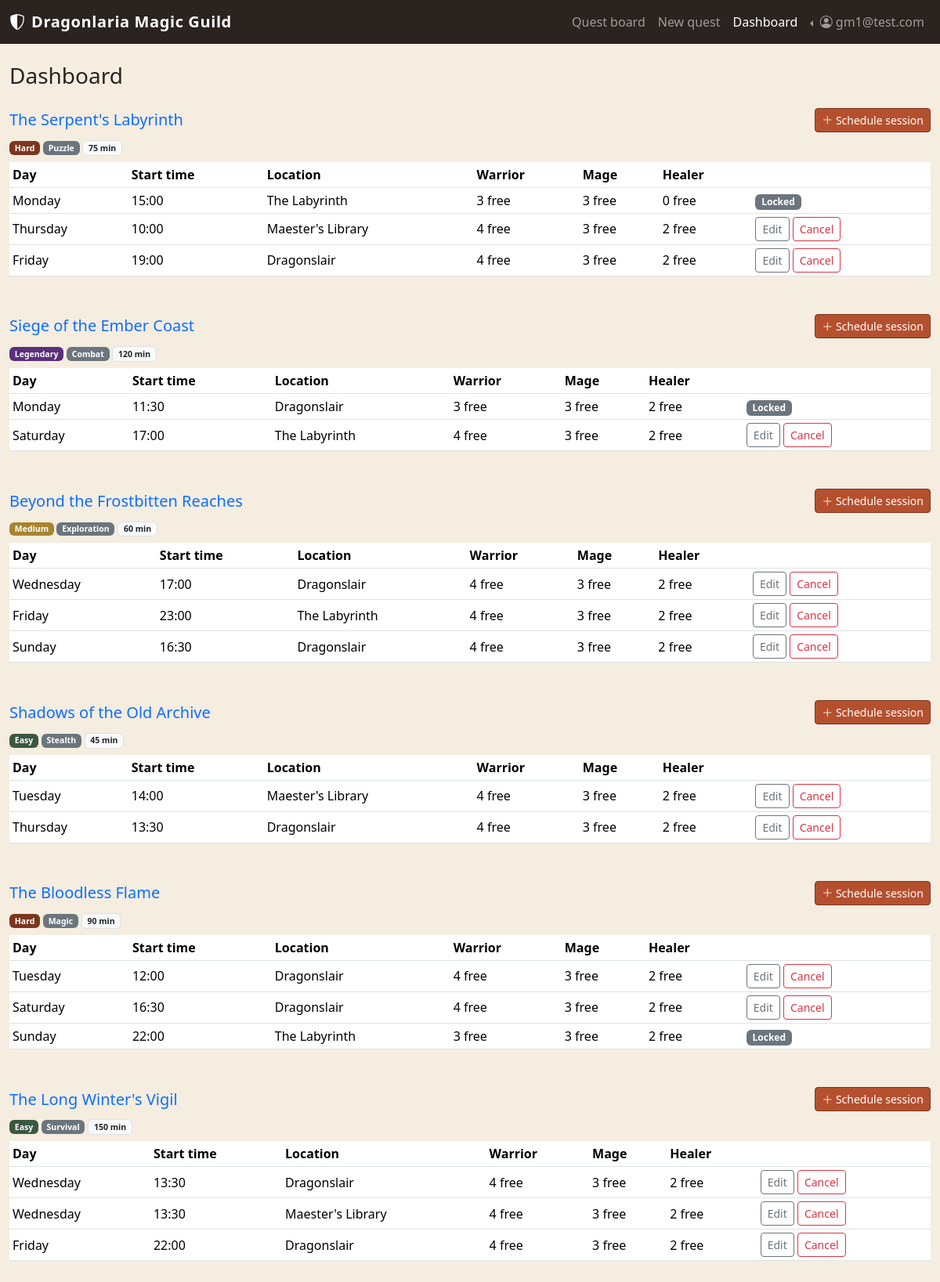
Screenshot of /gm/profile (signed in) with the database file from the repository.
### tables this page shows
CREATE TABLE "USERS" (
	"user_id"	INTEGER NOT NULL UNIQUE,
	"email"	TEXT NOT NULL UNIQUE,
	"password_hash"	TEXT NOT NULL UNIQUE,
	"role"	TEXT NOT NULL,
	PRIMARY KEY("user_id" AUTOINCREMENT)
);

CREATE TABLE "QUESTS" (
	"quest_id"	INTEGER NOT NULL UNIQUE,
	"created_by"	INTEGER NOT NULL,
	"title"	TEXT NOT NULL,
	"dur_mins"	INTEGER NOT NULL,
	"quest_type"	TEXT NOT NULL,
	"difficulty"	TEXT NOT NULL,
	"desc"	TEXT NOT NULL,
	"image_path"	TEXT NOT NULL,
	PRIMARY KEY("quest_id" AUTOINCREMENT),
	FOREIGN KEY("created_by") REFERENCES "USERS"("user_id")
);

CREATE TABLE "QUEST_SESSIONS" (
	"session_id"	INTEGER NOT NULL UNIQUE,
	"quest_id"	INTEGER NOT NULL,
	"day"	TEXT NOT NULL,
	"start_time"	TEXT NOT NULL,
	"location"	TEXT NOT NULL,
	PRIMARY KEY("session_id" AUTOINCREMENT),
	FOREIGN KEY("quest_id") REFERENCES "QUESTS"("quest_id")
);

### app.py (the view)
@app.route("/gm/profile")
@login_required
def gm_profile():
    if not current_user.is_guild_master():
        flash("Only the Guild Master has a dashboard", "danger")
        return redirect(url_for("homepage"))
    quests_db = quests_dao.get_quests_by_creator(current_user.id)
    quests_with_sessions = []
    for q in quests_db:
        sessions_db = quest_sessions_dao.get_sessions_by_quest(q["quest_id"])
        sessions_with_stats = []
        for s in sessions_db:
            remaining = quest_sessions_dao.get_all_remaining_places(s["session_id"])
            has_participants = quest_sessions_dao.has_participants(s["session_id"])
            sessions_with_stats.append({"session": s, "remaining": remaining, "has_participants": has_participants})
        quests_with_sessions.append({"quest": q, "sessions": sessions_with_stats})
    return render_template("guildmaster/gm_profile.html", quests=quests_with_sessions)

### app.py (called while the page is built)
@login_manager.user_loader
def load_user(user_id):
    db_user = users_dao.get_user_by_id(user_id)
    if db_user is None:
        return None
    return User(id=db_user["user_id"], email=db_user["email"],
                password_hash=db_user["password_hash"], role=db_user["role"])

### models.py (called while the page is built)
    def is_adventurer(self):
        return self.role == "adventurer"

    def is_guild_master(self):
        return self.role == "guild_master"

### quest_sessions_dao.py (called while the page is built)
def get_remaining_places(session_id, role_category):
    capacities = {"Warrior": 4, "Mage": 3, "Healer": 2} #capacities dictionary
    query = (
        "SELECT COALESCE(SUM(places_reserved), 0) AS taken " #COALESCE is added bc if no participants = return 0 rather than NULL
        "FROM PARTICIPATIONS P "
        "WHERE session_id = ? AND role_is = ?" )
    conn = sqlite3.connect("database/myquest.db")
    conn.row_factory = sqlite3.Row
    cursor = conn.cursor()
    cursor.execute(query, (session_id, role_category))
    db_participation = cursor.fetchone()
    cursor.close()
    conn.close()
    return capacities[role_category] - db_participation["taken"] #returns int value of remaining places for role

def get_all_remaining_places(session_id):
    capacities = {"Warrior": 4, "Mage": 3, "Healer": 2}
    remaining = {}
    for role in capacities:
        remaining[role] = get_remaining_places(session_id, role)
    return remaining

def get_sessions_by_quest(quest_id):
    query = "SELECT * FROM QUEST_SESSIONS WHERE quest_id = ?"
    conn = sqlite3.connect("database/myquest.db")
    conn.row_factory = sqlite3.Row
    cursor = conn.cursor()
    cursor.execute(query, (quest_id,))
    db_sessions = cursor.fetchall()
    cursor.close()
    conn.close()
    return db_sessions

def has_participants(session_id):
    query = "SELECT 1 FROM PARTICIPATIONS WHERE session_id = ? LIMIT 1"
    conn = sqlite3.connect("database/myquest.db")
    conn.row_factory = sqlite3.Row
    cursor = conn.cursor()
    cursor.execute(query, (session_id,))
    db_participation = cursor.fetchone()
    cursor.close()
    conn.close()
    return db_participation is not None

### quests_dao.py (called while the page is built)
def get_quests_by_creator(creator_id):
    query = "SELECT * FROM QUESTS WHERE created_by = ? ORDER BY quest_id"
    conn = sqlite3.connect("database/myquest.db")
    conn.row_factory = sqlite3.Row
    cursor = conn.cursor()
    cursor.execute(query, (creator_id,))
    db_quests = cursor.fetchall()
    cursor.close()
    conn.close()
    return db_quests

### templates/guildmaster/gm_profile.html (shortened to what this page needs)
{% extends "base.html" %}
{% block gm_profile_active %}active{% endblock %}
{% block content %}
<div class="col-12">
  <h1 class="h3 mb-4">Dashboard</h1>
  {% if quests|length == 0 %}
  <p class="text-muted">You haven't created any quests yet.
    <a href="{{ url_for('new_quest_form') }}">Create your first quest</a> to get started.</p>
  {% else %}
    {% for row in quests %}
    <div class="mb-5">
      <div class="d-flex align-items-center justify-content-between mb-2">
        <h2 class="h5 mb-0">
          <a href="{{ url_for('quest', quest_id=row.quest.quest_id) }}" class="text-decoration-none">{{ row.quest.title }}</a>
        </h2>
        <a href="{{ url_for('new_session_form', quest_id=row.quest.quest_id) }}" class="btn btn-guild-primary btn-sm">
          <i class="bi bi-plus-lg"></i> Schedule session
        </a>
      </div>
      <p class="text-muted small mb-2">
        <span class="badge badge-difficulty-{{ row.quest.difficulty }}">{{ row.quest.difficulty|capitalize }}</span>
        <span class="badge bg-secondary">{{ row.quest.quest_type|capitalize }}</span>
        <span class="badge bg-light text-dark border">{{ row.quest.dur_mins }} min</span>
      </p>
      {% if row.sessions|length == 0 %}
      <p class="text-muted small">No sessions scheduled yet.</p>
      {% else %}
      <table class="table align-middle table-sm">
        <thead>
          <tr>
            <th scope="col">Day</th>
            <th scope="col">Start time</th>
            <th scope="col">Location</th>
            <th scope="col">Warrior</th>
            <th scope="col">Mage</th>
            <th scope="col">Healer</th>
            <th scope="col"></th>
          </tr>
        </thead>
        <tbody>
          {% for s in row.sessions %}
          <tr>
            <td>{{ s.session.day }}</td>
            <td><time>{{ s.session.start_time }}</time></td>
            <td>{{ s.session.location }}</td>
            <td>{{ s.remaining.Warrior }} free</td>
            <td>{{ s.remaining.Mage }} free</td>
            <td>{{ s.remaining.Healer }} free</td>
            <td class="text-nowrap">
              {% if s.has_participants %}
              <span class="badge bg-secondary">Locked</span>
              {% else %}
              <a href="{{ url_for('edit_session_form', session_id=s.session.session_id) }}" class="btn btn-outline-secondary btn-sm">Edit</a>
              <form method="POST" action="{{ url_for('cancel_session', session_id=s.session.session_id) }}" class="d-inline">
                <button type="submit" class="btn btn-outline-danger btn-sm">Cancel</button>
              </form>
              {% endif %}
            </td>
          </tr>
          {% endfor %}
        </tbody>
      </table>
      {% endif %}
    </div>
    {% endfor %}
  {% endif %}
</div>
{% endblock %}

### templates/base.html (shortened to what this page needs)
<!doctype html>
<html lang="en">
<head>
  <link href="https://cdn.jsdelivr.net/npm/bootstrap@5.3.5/dist/css/bootstrap.min.css" rel="stylesheet"
>
  <link rel="stylesheet" href="https://cdn.jsdelivr.net/npm/bootstrap-icons@1.11.3/font/bootstrap-icons.min.css">
  <link rel="stylesheet" href="{{ url_for('static', filename='style.css') }}">
</head>
<body>
  <header id="site-header">
    <nav class="navbar navbar-dark navbar-expand-lg guild-navbar">
      <div class="container-fluid">
        <a class="navbar-brand d-flex align-items-center gap-2" href="{{ url_for('homepage') }}">
          <i class="bi bi-shield-shaded"></i>
          <span class="brand-title">Dragonlaria Magic Guild</span>
        </a>
        <div class="collapse navbar-collapse" id="navbarSupportedContent">
          <ul class="navbar-nav ms-auto align-items-lg-center">
            <li class="nav-item">
              <a class="nav-link {% block home_active %}{% endblock %}" aria-current="page"
                href="{{ url_for('homepage') }}">Quest board</a>
            </li>
            {% if current_user.is_authenticated %}
              {% if current_user.is_adventurer() %}
                <li class="nav-item">
                  <a class="nav-link {% block profile_active %}{% endblock %}"
                    href="{{ url_for('profile') }}">My quests</a>
                </li>
              {% elif current_user.is_guild_master() %}
                <li class="nav-item">
                  <a class="nav-link {% block new_quest_active %}{% endblock %}"
                    href="{{ url_for('new_quest_form') }}">New quest</a>
                </li>
                <li class="nav-item">
                  <a class="nav-link {% block gm_profile_active %}{% endblock %}"
                    href="{{ url_for('gm_profile') }}">Dashboard</a>
                </li>
              {% endif %}
              <li class="nav-item dropdown dropstart">
                <a class="nav-link dropdown-toggle" href="#" role="button" data-bs-toggle="dropdown"
                  aria-expanded="false">
                  <i class="bi bi-person-circle"></i> {{ current_user.email }}
                </a>
              </li>
            {% endif %}
          </ul>
        </div>
      </div>
    </nav>
  </header>
  <div class="container-fluid mt-4">
    <div class="row">
      {% block content %}{% endblock %}
    </div>
  </div>
</body>
</html>

### static/style.css (style rules this page uses)
:root { --guild-ember: #b5502f; --guild-ember-dark: #7c3620; --guild-parchment: #f4ede0; --guild-ink: #2b2320; --guild-forest: #3c5741; }
body { background-color: var(--guild-parchment); color: var(--guild-ink); }
.guild-navbar { background-color: var(--guild-ink); }
.brand-title { font-weight: 600; letter-spacing: 0.03em; }
.btn-guild-primary { background-color: var(--guild-ember); border-color: var(--guild-ember-dark); color: #fff; }
.badge-difficulty-easy { background-color: var(--guild-forest); }
.badge-difficulty-medium { background-color: #a8842f; }
.badge-difficulty-hard { background-color: var(--guild-ember-dark); }
.badge-difficulty-legendary { background-color: #5a2f7c; }

### rows the page displays
USERS: email "gm1@test.com"
QUESTS: quest "The Serpent's Labyrinth", quest.difficulty "Hard", quest.quest_type "Puzzle", quest.dur_mins "75"
QUEST_SESSIONS: session.day "Monday", session.start_time "15:00", session.location "The Labyrinth"
QUEST_SESSIONS: session.day "Thursday", session.start_time "10:00", session.location "Maester's Library"
QUEST_SESSIONS: session.day "Friday", session.start_time "19:00", session.location "Dragonslair"
QUESTS: quest "Siege of the Ember Coast", quest.difficulty "Legendary", quest.quest_type "Combat", quest.dur_mins "120"
QUEST_SESSIONS: session.day "Monday", session.start_time "11:30", session.location "Dragonslair"
QUEST_SESSIONS: session.day "Saturday", session.start_time "17:00", session.location "The Labyrinth"
QUESTS: quest "Beyond the Frostbitten Reaches", quest.difficulty "Medium", quest.quest_type "Exploration", quest.dur_mins "60"
QUEST_SESSIONS: session.day "Wednesday", session.start_time "17:00", session.location "Dragonslair"
QUEST_SESSIONS: session.day "Friday", session.start_time "23:00", session.location "The Labyrinth"
QUEST_SESSIONS: session.day "Sunday", session.start_time "16:30", session.location "Dragonslair"
QUESTS: quest "Shadows of the Old Archive", quest.difficulty "Easy", quest.quest_type "Stealth", quest.dur_mins "45"
QUEST_SESSIONS: session.day "Tuesday", session.start_time "14:00", session.location "Maester's Library"
QUEST_SESSIONS: session.day "Thursday", session.start_time "13:30", session.location "Dragonslair"
QUESTS: quest "The Bloodless Flame", quest.difficulty "Hard", quest.quest_type "Magic", quest.dur_mins "90"
QUEST_SESSIONS: session.day "Tuesday", session.start_time "12:00", session.location "Dragonslair"
QUEST_SESSIONS: session.day "Saturday", session.start_time "16:30", session.location "Dragonslair"
QUEST_SESSIONS: session.day "Sunday", session.start_time "22:00", session.location "The Labyrinth"
QUESTS: quest "The Long Winter's Vigil", quest.difficulty "Easy", quest.quest_type "Survival", quest.dur_mins "150"
QUEST_SESSIONS: session.day "Wednesday", session.start_time "13:30", session.location "Dragonslair"
QUEST_SESSIONS: session.day "Wednesday", session.start_time "13:30", session.location "Maester's Library"
QUEST_SESSIONS: session.day "Friday", session.start_time "22:00", session.location "Dragonslair"

### other values shown
{{ s.remaining.Warrior }} "3" "4" "4" "3" "4" "4" "4" "4" "4" "4" "4" "4" "3" "4" "4" "4"
{{ s.remaining.Mage }} "3" "3" "3" "3" "3" "3" "3" "3" "3" "3" "3" "3" "3" "3" "3" "3"
{{ s.remaining.Healer }} "0" "2" "2" "2" "2" "2" "2" "2" "2" "2" "2" "2" "2" "2" "2" "2"
